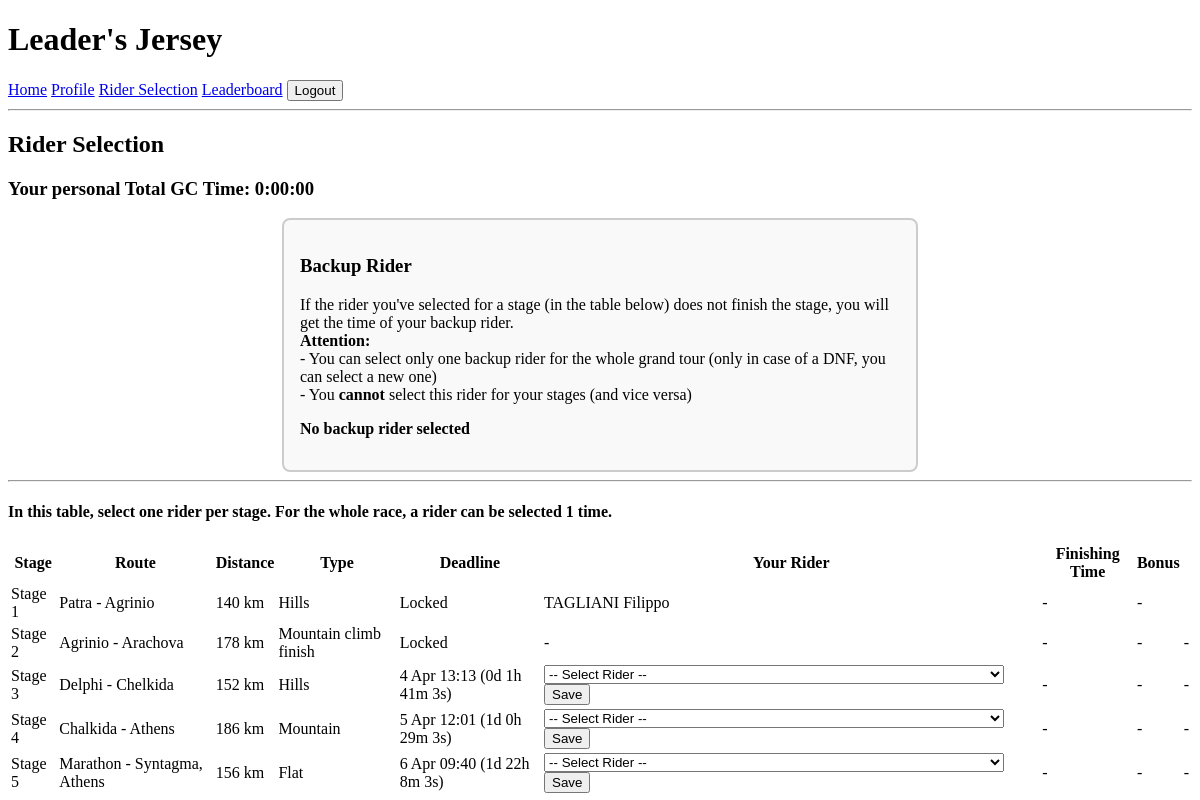
Page /rider_selection/ (signed in) on the earlier database version.
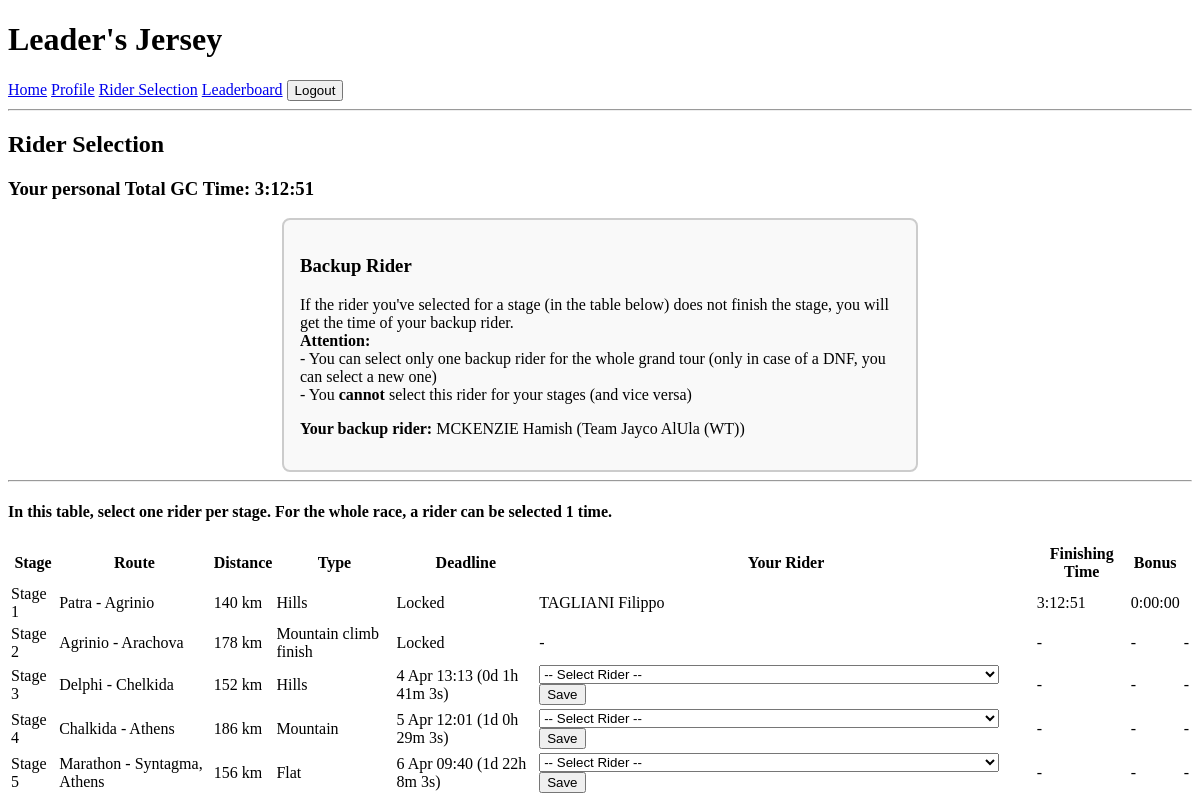
Same page on the later database version.
### game/models.py (models this page shows, shortened)
class Stage(models.Model):
    STAGE_TYPE_CHOICES = [
        ('Flat', 'Flat'),
        ('Hills', 'Hills'),
        ('Punch', 'Punch'),
        ('Mountain', 'Mountain'),
        ('Mountain climb finish', 'Mountain climb finish'),
        ('Indiv. Time Trial', 'Indiv. Time Trial'),
        ('Team TT', 'Team Time Trial')
    ]
    race = models.ForeignKey(Race, on_delete=models.CASCADE, related_name='stages', null=True)
    stage_number = models.PositiveSmallIntegerField()
    stage_date = models.DateField()
    departure = models.CharField(max_length=100, null=True)
    arrival = models.CharField(max_length=100, null=True, default='Unknown')
    distance = models.PositiveSmallIntegerField(null=True)
    stage_type = models.CharField(max_length=30, choices=STAGE_TYPE_CHOICES, null=True, blank=True)     # mountain, sprint, TT etc.
    start_time = models.TimeField(default=time(12,0))
    class Meta:
        unique_together = ('race', 'stage_number')  # prevents duplicate stage numbers per race
        ordering = ['race', 'stage_number']

class Rider(models.Model):
    rider_name = models.CharField(max_length=100)
    team = models.CharField(max_length=100)
    nationality = models.CharField(max_length=100)
    external_id = models.CharField(max_length=100, unique=True)
    start_number = models.PositiveSmallIntegerField(null=True, blank=True)
    is_participating = models.BooleanField(default=False)
    class Meta:
        ordering = ['start_number']

class PlayerSelection(models.Model):
    player = models.ForeignKey(User, on_delete=models.CASCADE, related_name='selections')
    stage = models.ForeignKey(Stage, on_delete=models.CASCADE, null=True, blank=True, related_name='player_selections')
    rider = models.ForeignKey(Rider, on_delete=models.CASCADE)
    selected_at = models.DateTimeField(auto_now_add=True)
    class Meta:
        constraints = [
            models.UniqueConstraint(fields=['player', 'stage'], name='unique_stage_selection'),
            models.UniqueConstraint(fields=['player'], condition=models.Q(stage__isnull=True), name='unique_backup_selection')
        ]

class StageResult(models.Model):
    stage = models.ForeignKey(Stage, on_delete=models.SET_NULL, related_name='results', null=True, blank=True)
    rider = models.ForeignKey(Rider, on_delete=models.CASCADE, related_name='stage_results')
    finishing_time = models.DurationField(null=True, blank=True)
    ranking = models.PositiveSmallIntegerField(null=True, blank=True)
    bonus = models.DurationField(default=timedelta(seconds=0))
    gc_time = models.DurationField(null=True, blank=True)
    gc_rank = models.PositiveSmallIntegerField(null=True, blank=True)

### game/views.py (the view)
# urls.py: path('rider_selection/', rider_selection, name='rider_selection'),
@login_required
def rider_selection(request):
    current_race = Race.objects.order_by('-year').first()
    if current_race:
        stages = Stage.objects.filter(race=current_race).order_by('stage_date', 'stage_number')
    else:
        stages = []
    race_length = len(stages)
    if race_length <= 8:
        rider_limit = 1
    elif race_length <= 14:
        rider_limit = 2
    else:
        rider_limit = 3
    riders = Rider.objects.filter(is_participating=True).order_by('rider_name')
    dnf_riders = StageResult.objects.filter(
        stage__race=current_race,
        finishing_time__isnull=True
    ).values_list('rider_id', flat=True)
    eligible_riders = riders.exclude(id__in=dnf_riders)
    dnf_riders_qs = riders.filter(id__in=dnf_riders)
    sorted_riders = list(eligible_riders) + list(dnf_riders_qs)
    player_selections = PlayerSelection.objects.filter(
        player=request.user,
        stage__in=stages
    ).select_related('stage', 'rider')
    rider_usage = {}
    for selection in player_selections:
        if selection.rider:
            rider_id = selection.rider.id
            rider_usage[rider_id] = rider_usage.get(rider_id, 0) + 1
    selected_stage_rider_ids = set(sel.rider.id for sel in player_selections if sel.rider and sel.stage is not None)
    selection_lookup = { sel.stage_id: sel for sel in player_selections }
    backup_selection = PlayerSelection.objects.filter(player=request.user, stage=None).first()
    backup_rider_id = backup_selection.rider.id if backup_selection and backup_selection.rider else None
    backup_rider_dnf = backup_rider_id in dnf_riders if backup_rider_id else False
    if stages:
        stage1_deadline = timezone.make_aware(datetime.combine(stages[0].stage_date, time(hour=12)))
        backup_locked = timezone.now() > stage1_deadline and not backup_rider_dnf
    else:
        backup_locked = True
    stage_data = []
    total_gc_time = timedelta(0)
    for stage in stages:
        deadline = timezone.make_aware(datetime.combine(stage.stage_date, stage.start_time))
        locked = timezone.now() > deadline
        deadline_iso = deadline.isoformat()
        selection = selection_lookup.get(stage.id)
        selected_rider = selection.rider if selection else None
        result = None
        used_backup = False
        used_fallback = False
        result_source = None
        if selected_rider:
            result_source = None
            try:
                result = StageResult.objects.get(stage=stage, rider=selected_rider)
                result_source = "selection"
            except StageResult.DoesNotExist:
                result = None
        if not result and backup_selection and backup_selection.rider:
            try:
                result = StageResult.objects.get(stage=stage, rider=backup_selection.rider)
                used_backup = True
                result_source = "backup"
            except StageResult.DoesNotExist:
                pass
        if not result:
            last_result = StageResult.objects.filter(stage=stage).order_by('-ranking').first()
            if last_result:
                result = last_result
                used_fallback = True
                result_source = "last finisher"
        if result:
            if used_fallback:
                total_gc_time += result.finishing_time  # no bonus
            else:
                total_gc_time += result.finishing_time - result.bonus
        stage_data.append({
            'stage': stage,
            'locked': locked,
            'selection': selected_rider,
            'result': result,
            'riders': riders.exclude(id=backup_rider_id) if backup_rider_id else riders,
            'sorted_riders': sorted_riders,
            'deadline': deadline,
            'deadline_iso': deadline_iso,
            'used_backup': used_backup,
            'used_fallback': used_fallback,
            'result_source': result_source
        })
    return render(request, 'rider_selection.html', {
        'stage_data': stage_data,
        'total_gc_time': total_gc_time,
        'backup_selection': backup_selection,
        'backup_locked': backup_locked,
        'backup_riders': riders.exclude(id__in=selected_stage_rider_ids),
        'dnf_riders': dnf_riders,
        'rider_usage': rider_usage,
        'rider_limit': rider_limit,
    })

### game/templatetags/custom_filters.py (called while the page is built)
@register.filter
def get_item(dictionary, key):
    return dictionary.get(key)

### game/templates/rider_selection.html (shortened to what the changed rows need)
{% extends "base.html" %}
{% load custom_filters %}
{% block content %}
    <h2>Rider Selection</h2>
    <h3><strong>Your personal Total GC Time:</strong>  {{ total_gc_time }}</h3>
    <div style="border: 2px solid #ccc; padding: 1em; margin-bottom: 2em; border-radius: 8px; background-color: #f9f9f9; max-width: 600px; margin: 0 auto;">
        <h3>Backup Rider</h3>
        <p>If the rider you've selected for a stage (in the table below) does not finish the stage, you will get the time of your backup rider.<br>
            <strong>Attention:</strong>
            <br>- You can select only one backup rider for the whole grand tour (only in case of a DNF, you can select a new one)<br>
            - You <strong>cannot</strong> select this rider for your stages (and vice versa)
        </p>
        {% if backup_locked %}
            {% if backup_selection %}
                <p><strong>Your backup rider:</strong> {{ backup_selection.rider.rider_name }} ({{ backup_selection.rider.team }})</p>
            {% else %}
                <p><strong>No backup rider selected</strong></p>
            {% endif %}
        {% endif %}
    </div>
    <hr>
    <h4><strong>In this table, select one rider per stage. For the whole race, a rider can be selected {{ rider_limit}} time{{ rider_limit|pluralize }}.</strong></h4>
    <table>
        <thead>
            <tr>
                <th>Stage</th>
                <th>Route</th>
                <th>Distance</th>
                <th>Type</th>
                <th>Deadline</th>
                <th>Your Rider</th>
                <th>Finishing Time</th>
                <th>Bonus</th>
                <th></th>
            </tr>
        </thead>
        <tbody>
            {% for item in stage_data %}
                <tr>
                    <td>Stage {{ item.stage.stage_number }}</td>
                    <td>{{ item.stage.departure }} - {{ item.stage.arrival }}</td>
                    <td>{{ item.stage.distance }} km</td>
                    <td>{{ item.stage.stage_type }}</td>
                    <td>
                        {% if not item.locked %}
                            {{ item.deadline|date:"j M H:i" }}
                            (<span id="countdown-stage-{{ item.stage.stage_number }}" data-deadline="{{ item.deadline|date:"c" }}"></span>)
                        {% else %}
                            Locked
                        {% endif %}
                    </td>
                    <td>
                        {% if item.locked %}
                            {% if item.selection %}
                                {{ item.selection.rider_name }}
                            {% else %}
                                -
                            {% endif %}
                        {% endif %}
                    </td>
                    <td>
                        {% if item.result %}
                            {{ item.result.finishing_time }}
                        {% else %}
                            -
                        {% endif %}
                    </td>
                    <td>
                        {% if item.result %}
                            {{ item.result.bonus }}
                        {% else %}
                            -
                        {% endif %}
                    </td>
                    <td>
                    </td>
                </tr>
            {% endfor %}
        </tbody>
    </table>
{% endblock %}

Differences in the rows shown:
added PlayerSelection: rider.rider_name "MCKENZIE Hamish", rider.team "Team Jayco AlUla (WT)"
shown differently, row unchanged: Stage "Patra": result.finishing_time (not shown) → "3:12:51"; result.bonus (not shown) → "0:00:00"; no longer shows "- -"
Other differences:
{{ total_gc_time }}: "0:00:00" → "3:12:51"
text no longer shown: "No backup rider selected"
text now shown: "Your backup rider: ( )"
